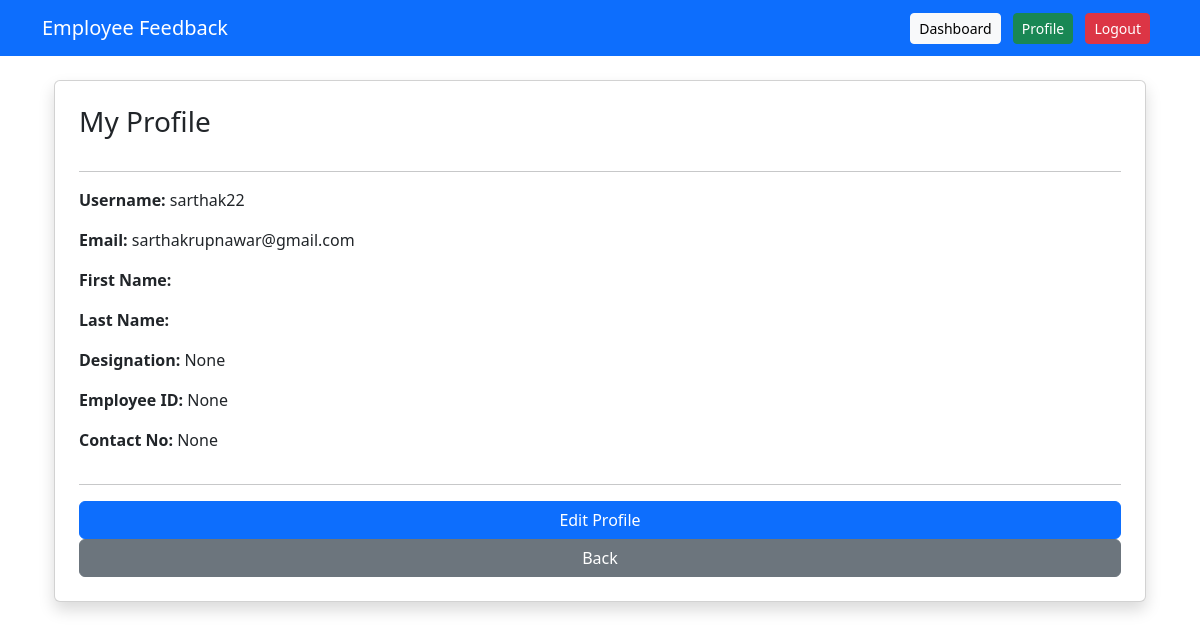
/accounts/profile/ (signed in), run on the app's committed database.
### accounts/models.py (models this page shows, shortened)
class UserProfile(models.Model):
    ROLE_CHOICES = (
        ("employee", "Employee"),
        ('admin', "Admin"),
        ('superadmin', 'Super Admin'),
    )
    user= models.OneToOneField(User, on_delete=models.CASCADE)
    designation = models.CharField(max_length=100, null=True, blank=True)
    employee_id = models.CharField(max_length=20, unique=True,null=True, blank=True)
    contact_no = models.CharField(max_length=15, null=True, blank=True)
    role= models.CharField(max_length=40, choices= ROLE_CHOICES, default='employee')
    is_deleted= models.BooleanField(default=False)
    created_at= models.DateTimeField(auto_now_add=True)
    modified_by = models.ForeignKey(User,on_delete=models.SET_NULL, null=True, blank=True, related_name='modified_profiles')
    modified_at = models.DateTimeField(auto_now_add=True)

### accounts/views.py (the view)
# urls.py: path('profile/', views.view_profile,name='view_profile' )
@login_required
def view_profile(request):
    profile = request.user.userprofile
    return render(request, "accounts/view_profile.html", {"profile": profile})

### accounts/templates/accounts/view_profile.html
{% extends "accounts/base.html" %}
{% block content %}
<div class="container mt-4">
    <div class="card shadow p-4">
        <h3 class="mb-3">My Profile</h3>
        <hr>
        <p><strong>Username:</strong> {{ profile.user.username }}</p>
        <p><strong>Email:</strong> {{ profile.user.email }}</p>
        <p><strong>First Name:</strong> {{ profile.user.first_name }}</p>
        <p><strong>Last Name:</strong> {{ profile.user.last_name }}</p>
        <p><strong>Designation:</strong> {{ profile.designation }}</p>
        <p><strong>Employee ID:</strong> {{ profile.employee_id }}</p>
        <p><strong>Contact No:</strong> {{ profile.contact_no }}</p>
        <hr>
        <a href="{% url 'edit_profile' %}" class="btn btn-primary">Edit Profile</a>
        <a href="{% url 'employee_dashboard' %}" class="btn btn-secondary">Back</a>
    </div>
</div>
{% endblock %}

### accounts/static/accounts/css/style.css (style rules this page uses)
body { background-color: #f8f9fa; font-family: "Poppins", sans-serif; }
.card { border-radius: 15px; box-shadow: 0 4px 10px rgba(0,0,0,0.1); }
.btn-primary, .btn-success, .btn-danger { border-radius: 10px; }
.card { transition: 0.3s ease; }
.card { border-radius: 15px; }

### data on the page
UserProfile: user.username "sarthak22", user.email "sarthakrupnawar@gmail.com", designation "None", employee_id "None", contact_no "None"
